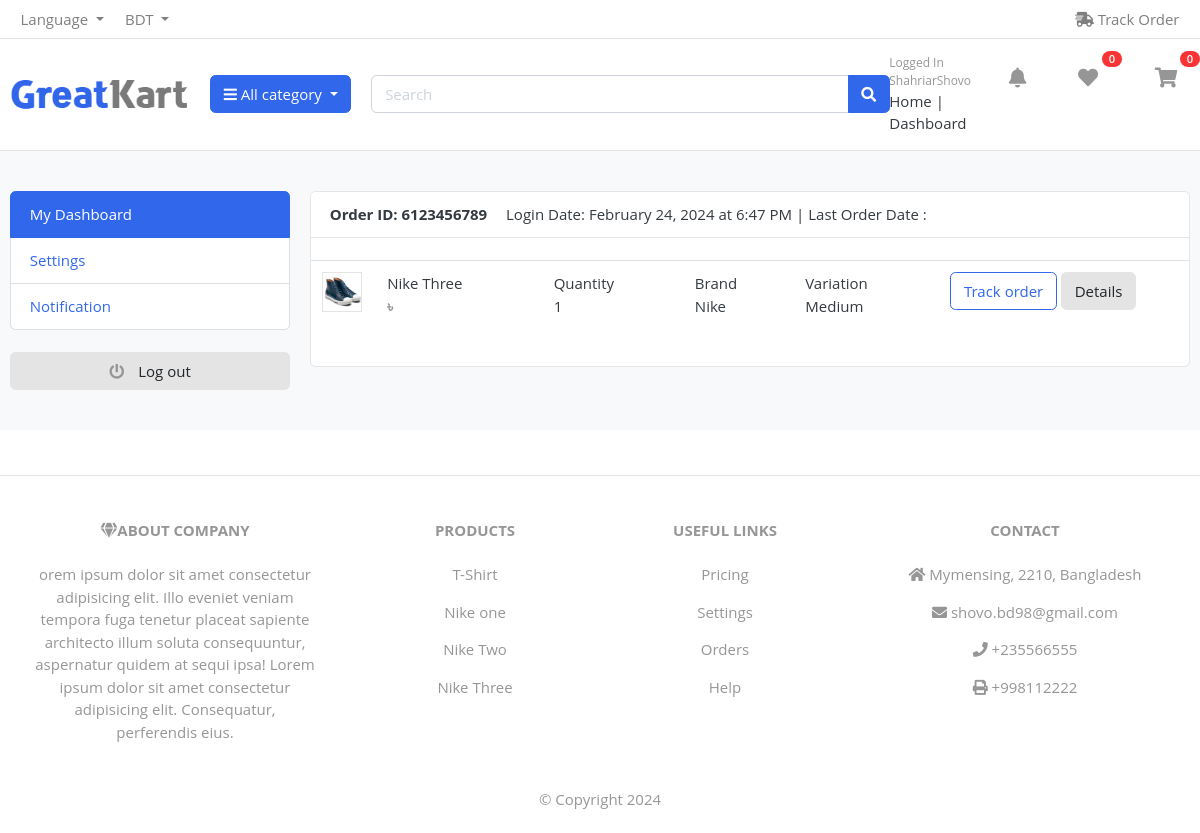
/auth/paid_delivery/ (signed in), run on an earlier commit of the app's database.
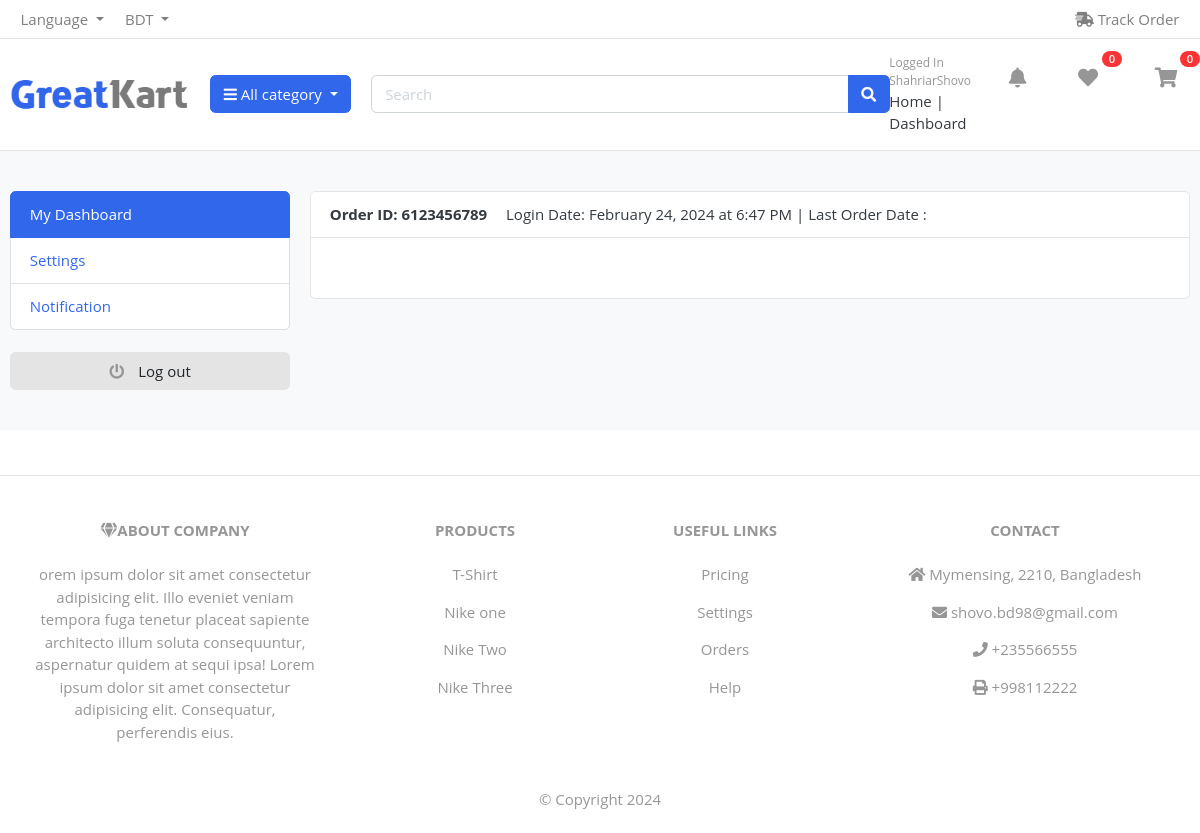
And on a later commit of the database.
### orders/models/product_ordered.py (models this page shows)
class Products_Ordered(models.Model):
    ordered = models.ForeignKey(Order,on_delete=models.CASCADE, null=True, blank=True, related_name='product_order')
    product_name = models.ForeignKey(Products, on_delete=models.SET_NULL, null=True, blank=True)
    product_Size_variant = models.ForeignKey(Product_Size_variant, on_delete=models.SET_NULL, blank=True, null=True)
    quantity = models.IntegerField(null=True,blank=True)
    each_product_price = models.FloatField(null=True,blank=True)
    def __str__(self) -> str:
        return self.product_name.product_name

### products/models/products_model.py (models this page shows, shortened)
class Products(models.Model):
    in_stock=1
    out_of_stock=2
    free=1
    not_free=2
    available = ((in_stock,'In Stoke') , (out_of_stock,'Out of Stock'))
    shipping_fee= ((free,'Free') , (not_free,'Not Free'))
    product_name = models.CharField(max_length=50)
    product_image = models.ImageField(upload_to='products')
    product_price = models.FloatField()
    product_old_price = models.FloatField()
    product_discription = models.TextField()
    model = models.CharField(max_length=50, blank=True, null=True)
    product_brand = models.ForeignKey(Product_Brand, on_delete=models.CASCADE, related_name='product_prand')
    product_category = models.ForeignKey(Product_Categories, on_delete=models.CASCADE, related_name='category')
    product_delivery_country = models.ManyToManyField(Product_Delivery_Country,  null=True, blank=True)
    product_size = models.ManyToManyField(Product_Size_variant,  null=True, blank=True)
    product_color = models.ManyToManyField(Product_Color_Variant,  null=True, blank=True)
    available_choose = models.PositiveSmallIntegerField(choices=available,blank=True, null=True)
    shipping_fee = models.PositiveSmallIntegerField(choices=shipping_fee,blank=True, null=True)
    def __str__(self) -> str:
        return self.product_name

### product_categories/models/product_brand.py (models this page shows)
class Product_Brand(models.Model):
    brand_name = models.CharField(max_length=30)
    brand_created = models.DateTimeField(auto_now=True)
    brand_updated = models.DateTimeField(auto_now_add=True)
    def __str__(self) -> str:
        return self.brand_name

### products/models/product_variation/size_variant.py (models this page shows)
class Product_Size_variant(models.Model):
    size_name = models.CharField(max_length=50)
    price = models.FloatField()
    def __str__(self) -> str:
        return self.size_name

### user_auth/views/dashboard/dashboard_options/paid_delivery.py (the view)
# urls.py: path('paid_delivery/', paid_delivery , name='paid_delivery'),
def paid_delivery(request):
    user = request.user
    paid_delivery= Products_Ordered.objects.filter(ordered__user=user, ordered__payment_status='Paid')
    print(" paid_delivery _____________", paid_delivery)
    context={
        'paid_delivery':paid_delivery
    }
    return render(request,'dashboard_options/paid_delivery.html',context)

### cart/templatetags/cart_tag.py (called while the page is built)
@register.filter
def cart_total(user):
    cart_total_item = Cart_Item.objects.filter(cart__user=user, cart__is_paid=False)
    return cart_total_item.count()

@register.filter
def wish_list_total(user):
    wishlist_total_item = Wish_List.objects.filter(user=user, is_added=True)
    return wishlist_total_item.count()

### product_categories/views/brand_context_processor.py (called while the page is built)
def brands(request):
    brand_name = Product_Brand.objects.all()
    return {'brand_name': brand_name}

### product_categories/views/category_context_processors.py (called while the page is built)
def categories(request):
    category_name = Product_Categories.objects.all()
    return {'category_name' : category_name}

### system_setting/models/contact.py (called while the page is built)
    def __str__(self) -> str:
        return self.country_name

### system_setting/views/contact_and_details.py (called while the page is built)
def contact_and_details(request):
    get_contact = Contact.objects.first()
    get_product = Products.objects.all()[:4]
    print(get_contact)
    return {'get_contact': get_contact, 'get_product':get_product,}

### templates/dashboard_options/paid_delivery.html
{% extends 'base/base.html' %}
{% load static %}
{% block headers %}
{% include 'include/main_include_file.html' %}
{% endblock headers %}
{% block body %}
<section class="section-conten padding-y bg">
    <div class="container">
        <div class="row">
        {% include "dashboard/user_options.html" %}
        <main class="col-md-9">
            <article class="card">
            <header class="card-header">
                <strong class="d-inline-block mr-3">Order ID: 6123456789</strong>
                <span>Login Date: {{ user.last_login|date:"F j, Y" }} at {{ user.last_login|time:"g:i A" }}</span> |
                <span>Last Order Date : {{get_order.created}} </span>
            </header>
            <table class="table table-hover">
                {% for paid in paid_delivery %}
                <tr>
                    <td width="65">
                        <img src="{{paid.product_name.product_image.url}}" class="img-xs border">
                    </td>
                    <td>
                        <p class="title mb-0">{{paid.product_name}}</p>
                        <var class="price text-muted">&#2547; {{cash_on_delivery.each_product_price}}</var>
                    </td>
                    <td> Quantity <br> {{paid.quantity}} </td>
                    <td>Brand <br> {{paid.product_name.product_brand}}  </td>
                    <td>Variation<br> {{paid.product_Size_variant}} </td>
                    <td width="250"> <a href="#" class="btn btn-outline-primary">Track order</a> <a href="#" class="btn btn-light"> Details </a> </td>
                </tr>
                {% endfor %}
            </table>
            </article>
        </main>
    </div>
    </div>
    </section>
{% include "include/footer.html" %}
{% endblock body %}

### templates/include/footer.html
<footer class="text-center text-lg-start bg-body-tertiary text-muted">
	<section class="d-flex justify-content-center justify-content-lg-between p-4 border-bottom">
	</section>
	<section class="">
	  <div class="container text-center text-md-start mt-5">
		<div class="row mt-3">
		  <div class="col-md-3 col-lg-4 col-xl-3 mx-auto mb-4">
			<h6 class="text-uppercase fw-bold mb-4">
			  <i class="fas fa-gem me-3"></i>About Company
			</h6>
			<p>
			 {{get_contact.company_about}}
			</p>
		  </div>
		  <div class="col-md-2 col-lg-2 col-xl-2 mx-auto mb-4">
			<h6 class="text-uppercase fw-bold mb-4">
			  Products
			</h6>
			{% for products in get_product %}
			<p>
			  <a href="#!" class="text-reset">{{products}}</a>
			</p>
			{% endfor %}
		  </div>
		  <div class="col-md-3 col-lg-2 col-xl-2 mx-auto mb-4">
			<h6 class="text-uppercase fw-bold mb-4">
			  Useful links
			</h6>
			<p>
			  <a href="#!" class="text-reset">Pricing</a>
			</p>
			<p>
			  <a href="#!" class="text-reset">Settings</a>
			</p>
			<p>
			  <a href="#!" class="text-reset">Orders</a>
			</p>
			<p>
			  <a href="#!" class="text-reset">Help</a>
			</p>
		  </div>
		  <div class="col-md-4 col-lg-3 col-xl-3 mx-auto mb-md-0 mb-4">
			<h6 class="text-uppercase fw-bold mb-4">Contact</h6>
			<p><i class="fas fa-home me-3"></i> {{get_contact.city_name}}, {{get_contact.city_post_code}}, {{get_contact.country_name}}</p>
			<p>
			  <i class="fas fa-envelope me-3"></i>
			  {{get_contact.email}}
			</p>
			<p><i class="fas fa-phone me-3"></i> {{get_contact.phone}}</p>
			<p><i class="fas fa-print me-3"></i> {{get_contact.telephone}}</p>
		  </div>
		</div>
	  </div>
	</section>
	<div class="text-center p-4" style="">
	  ©  Copyright {% now 'Y' %}
	</div>
  </footer>

What changed in the data, as far as the page shows it:
removed Products_Ordered: product_name.product_image (picture), product_name "Nike Three", quantity "1", product_name.product_brand "Nike", product_Size_variant "Medium"
